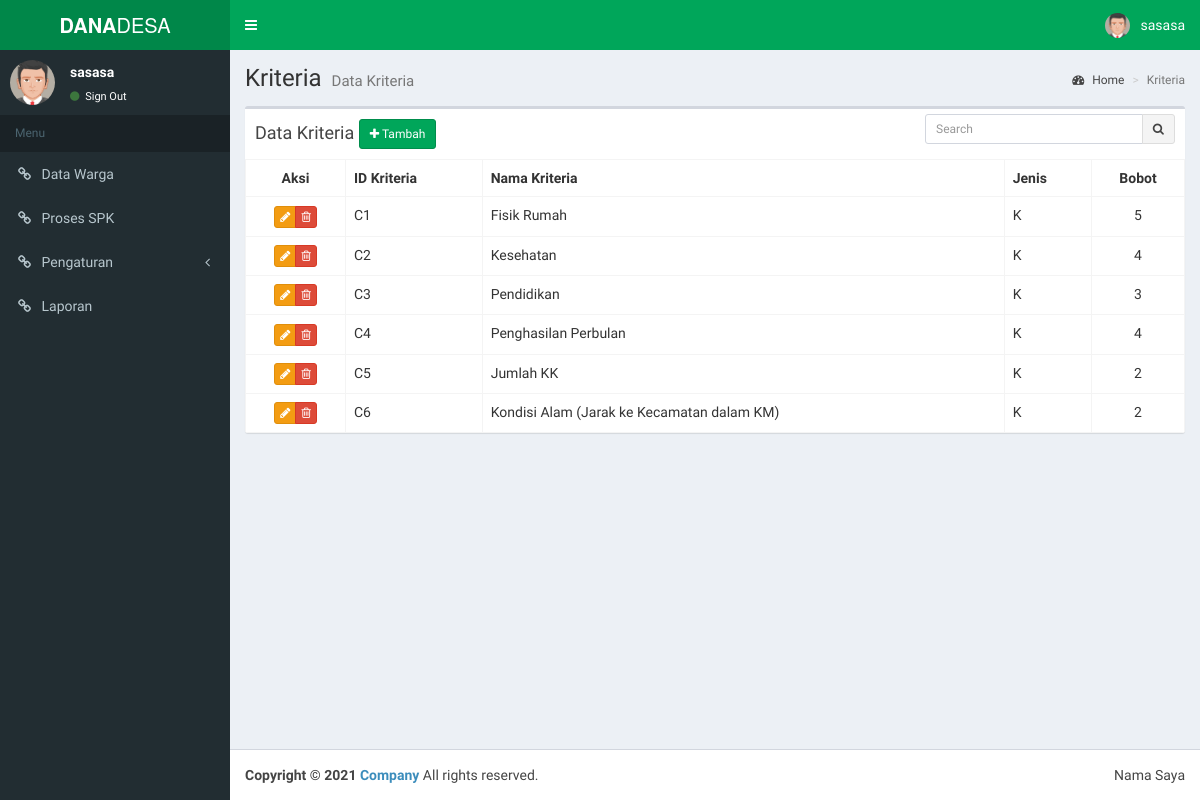
/pages/kriteria/index.php (signed in), run on the app's committed database.
### tables this page shows
CREATE TABLE `kriteria`  (
  `id_kriteria` varchar(3) NOT NULL,
  `nama_kriteria` varchar(200) NULL DEFAULT NULL,
  `jenis_kriteria` varchar(15) NULL DEFAULT NULL,
  `bobot_kriteria` int(2) NULL DEFAULT NULL,
  PRIMARY KEY (`id_kriteria`) USING BTREE,
  INDEX `id_kriteria`(`id_kriteria`) USING BTREE
);

### pages/kriteria/index.php (the view, shortened to what this page needs)
  <?php
    include '../../config/config.php';
    inc("header");
    inc("menu");
  ?>
  <div class="content-wrapper">
    <section class="content-header">
      <h1>
        Kriteria
        <small>Data Kriteria</small>
      </h1>
      <ol class="breadcrumb">
        <li><a href="<?php echo BASE_URL ?>"><i class="fa fa-dashboard"></i> Home</a></li>
        <li class="active">Kriteria</li>
      </ol>
    </section>
    <section class="content">
      <div class="row">
        <div class="col-xs-12">
          <div class="box">
            <div class="box-header">
              <h3 class="box-title">Data Kriteria <a href="tambah.php" class="btn btn-success btn-sm"><i class="fa fa-plus"></i> Tambah</a></h3>
              <div class="box-tools">
                <form method="GET" action="index.php">
                <div class="input-group input-group-sm" style="width: 250px;">
                  <input type="text" name="cari" class="form-control pull-right" value="<?php echo isset($_GET['cari'])?$_GET['cari']:"" ?>" placeholder="Search">
                  <div class="input-group-btn">
                    <button type="submit" class="btn btn-default"><i class="fa fa-search"></i></button>
                  </div>
                </div>
                </form>
              </div>
            </div>
            <div class="box-body table-responsive no-padding">
              <table class="table table-bordered table-hover">
                <tbody><tr>
                  <th class="text-center" width="100">Aksi</th>
                  <th>ID Kriteria</th>
                  <th>Nama Kriteria</th>
                  <th>Jenis</th>
                  <th class="text-center">Bobot</th>
                </tr>
                <?php
                    if ($_GET) {
                      $key = $_GET['cari'];
                      $q = query("SELECT * FROM kriteria a where nama_kriteria like '%key%' or jenis_kriteria like '%$key%'");
                      $pesan = "pencarian data Kriteria dengan keyword <strong>$key</strong> tidak ditemukan";
                    } else {
                      $q = query("SELECT * FROM kriteria a");
                    }
                    while ($row = fetch_array($q)) :
                 ?>
                <tr>
                  <td class="text-center">
                    <div class="btn-group">
                      <a href="edit.php?id=<?php echo $row['id_kriteria'] ?>" title="Edit" class="btn btn-xs btn-warning"><i class="fa fa-pencil"></i></a>
                      <button type="button" onclick="hapus('<?php echo $row['id_kriteria'] ?>')" title="Hapus" class="btn btn-xs btn-danger"><i class="fa fa-trash-o"></i></button>
                    </div>
                  </td>
                  <td><?php echo $row['id_kriteria'] ?></td>
                  <td><?php echo $row['nama_kriteria'] ?></td>
                  <td><?php echo $row['jenis_kriteria'] ?></td>
                  <td class="text-center"><?php echo $row['bobot_kriteria'] ?></td>
                </tr>
                <?php endwhile;
                ?>
              </tbody></table>
            </div>
          </div>
        </div>
      </div>
    </section>
  </div>
<?php inC("footer"); ?>

### config/config.php (shortened to what this page needs)
<?php
    function opendb()
    {
		$servername = "localhost";
		$username = "root";
		$password = "";
		$dbname = "dana_desa";
        $conn = mysqli_connect($servername, $username, $password, $dbname);
        if (!$conn) {
		    die("Connection failed: " . mysqli_connect_error());
		} else {
			return $conn;
		}
    }
    function query($query)
    {
    	$conn = opendb();
        $result = mysqli_query($conn,$query) or die ("Gagal melakukan query = $query <br> ".mysqli_error($conn));
        return $result;
    }
    function fetch_array($a)
    {
        $result = mysqli_fetch_array($a);
        return $result;
    }
    function inc($param)
    {
    	$base = "";
		$ex = explode("/", $_SERVER['REQUEST_URI']);
		for ($i=0; $i < count($ex)-3; $i++) {
			$base .="../";
		}
    	switch ($param) {
    		case 'header':
    			include $base.'template/header.php';
    			break;
    		case 'menu':
    			include $base.'template/menu.php';
    			break;
    		case 'footer':
    			include $base.'template/footer.php';
    			break;
    	}
    }
?>

### template/header.php (shortened to what this page needs)
<!DOCTYPE html>
<html>
<head>
  <link rel="stylesheet" href="<?php echo BASE_URL ?>bootstrap/css/bootstrap.min.css">
  <link rel="stylesheet" href="<?php echo BASE_URL ?>dist/font-awesome/css/font-awesome.min.css">
  <link rel="stylesheet" href="<?php echo BASE_URL ?>dist/css/AdminLTE.min.css">
  <link rel="stylesheet" href="<?php echo BASE_URL ?>dist/css/skins/_all-skins.min.css">
</head>
<body class="hold-transition skin-green sidebar-mini fixed">
<div class="wrapper">
  <header class="main-header">
    <a href="<?php echo BASE_URL ?>" class="logo">
      <span class="logo-lg"><b>DANA</b>DESA</span>
    </a>
    <nav class="navbar navbar-static-top" role="navigation">
      <a href="#" class="sidebar-toggle" data-toggle="offcanvas" role="button">
      </a>
      <div class="navbar-custom-menu">
        <ul class="nav navbar-nav">
          <li class="dropdown user user-menu">
            <a href="#" class="dropdown-toggle" data-toggle="dropdown">
              <img src="<?php echo BASE_URL ?>dist/img/user2-160x160.jpg" class="user-image" alt="User Image">
              <span class="hidden-xs"><?php echo $_SESSION["nama"] ?></span>
            </a>
          </li>
        </ul>
      </div>
    </nav>
  </header>

### template/menu.php (shortened to what this page needs)
<aside class="main-sidebar">
  <section class="sidebar">
    <div class="user-panel">
      <div class="pull-left image">
        <img src="<?php echo BASE_URL ?>dist/img/user2-160x160.jpg" class="img-circle" alt="User Image">
      </div>
      <div class="pull-left info">
        <p><?php echo $_SESSION["nama"] ?></p>
        <a href="<?php echo BASE_URL."logout.php" ?>"><i class="fa fa-circle text-success"></i> Sign Out</a>
      </div>
    </div>
    <ul class="sidebar-menu">
      <li class="header">Menu</li>
      <li><a href="<?php echo BASE_URL."pages/warga" ?>"><i class="fa fa-link"></i> <span>Data Warga</span></a></li>
      <li><a href="<?php echo BASE_URL."pages/proses_spk" ?>"><i class="fa fa-link"></i> <span>Proses SPK</span></a></li>
      <li class="treeview">
        <a href="#"><i class="fa fa-link"></i> <span>Pengaturan</span>
          <span class="pull-right-container">
            <i class="fa fa-angle-left pull-right"></i>
          </span>
        </a>
      </li>
      <li><a href="<?php echo BASE_URL."pages/laporan" ?>"><i class="fa fa-link"></i> <span>Laporan</span></a></li>
    </ul>
  </section>
</aside>

### template/footer.php (shortened to what this page needs)
  <footer class="main-footer">
    <div class="pull-right hidden-xs">
      Nama Saya
    </div>
    <strong>Copyright &copy; <?php echo date('Y') ?> <a href="#">Company</a></strong> All rights reserved.
  </footer>
</div>
</body>
</html>

### data on the page
kriteria: id_kriteria "C1", nama_kriteria "Fisik Rumah", jenis_kriteria "K", bobot_kriteria "5"
kriteria: id_kriteria "C2", nama_kriteria "Kesehatan", jenis_kriteria "K", bobot_kriteria "4"
kriteria: id_kriteria "C3", nama_kriteria "Pendidikan", jenis_kriteria "K", bobot_kriteria "3"
kriteria: id_kriteria "C4", nama_kriteria "Penghasilan Perbulan", jenis_kriteria "K", bobot_kriteria "4"
kriteria: id_kriteria "C5", nama_kriteria "Jumlah KK", jenis_kriteria "K", bobot_kriteria "2"
kriteria: id_kriteria "C6", nama_kriteria "Kondisi Alam (Jarak ke Kecamatan dalam KM)", jenis_kriteria "K", bobot_kriteria "2"

### other printed values
$_SESSION["nama"] "sasasa"
